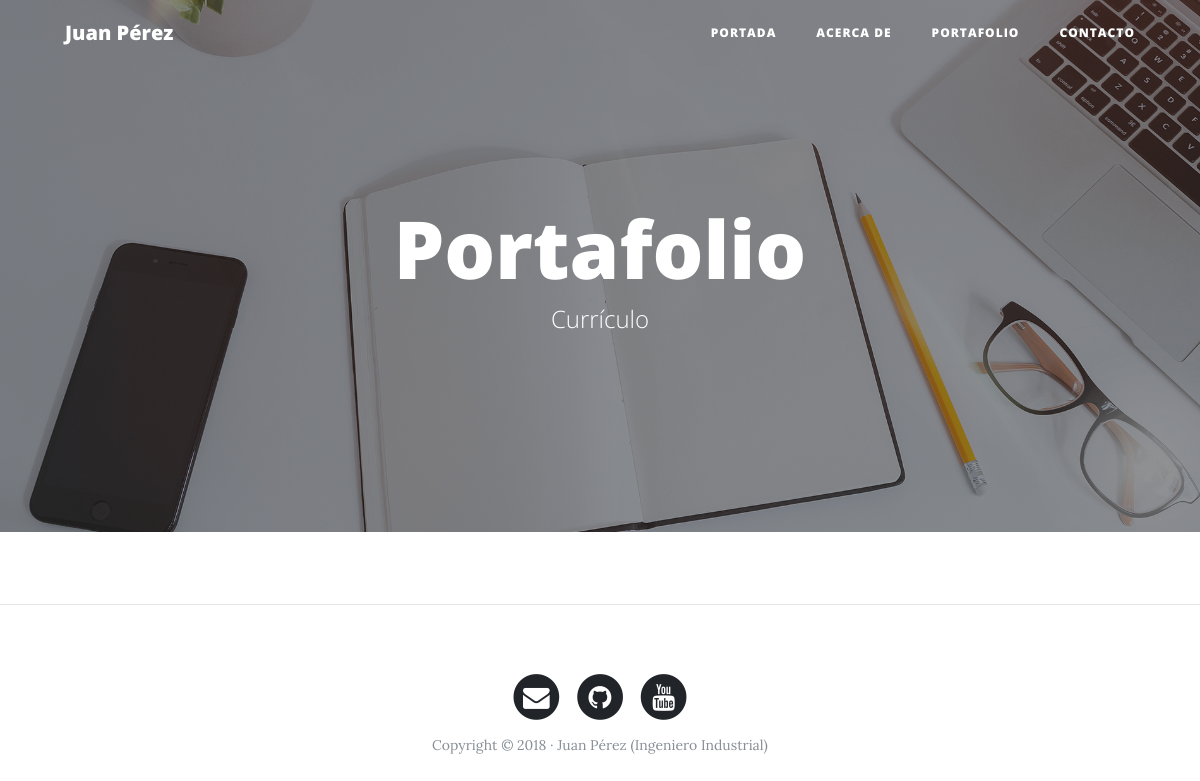
Page /portfolio/ on the earlier database version.
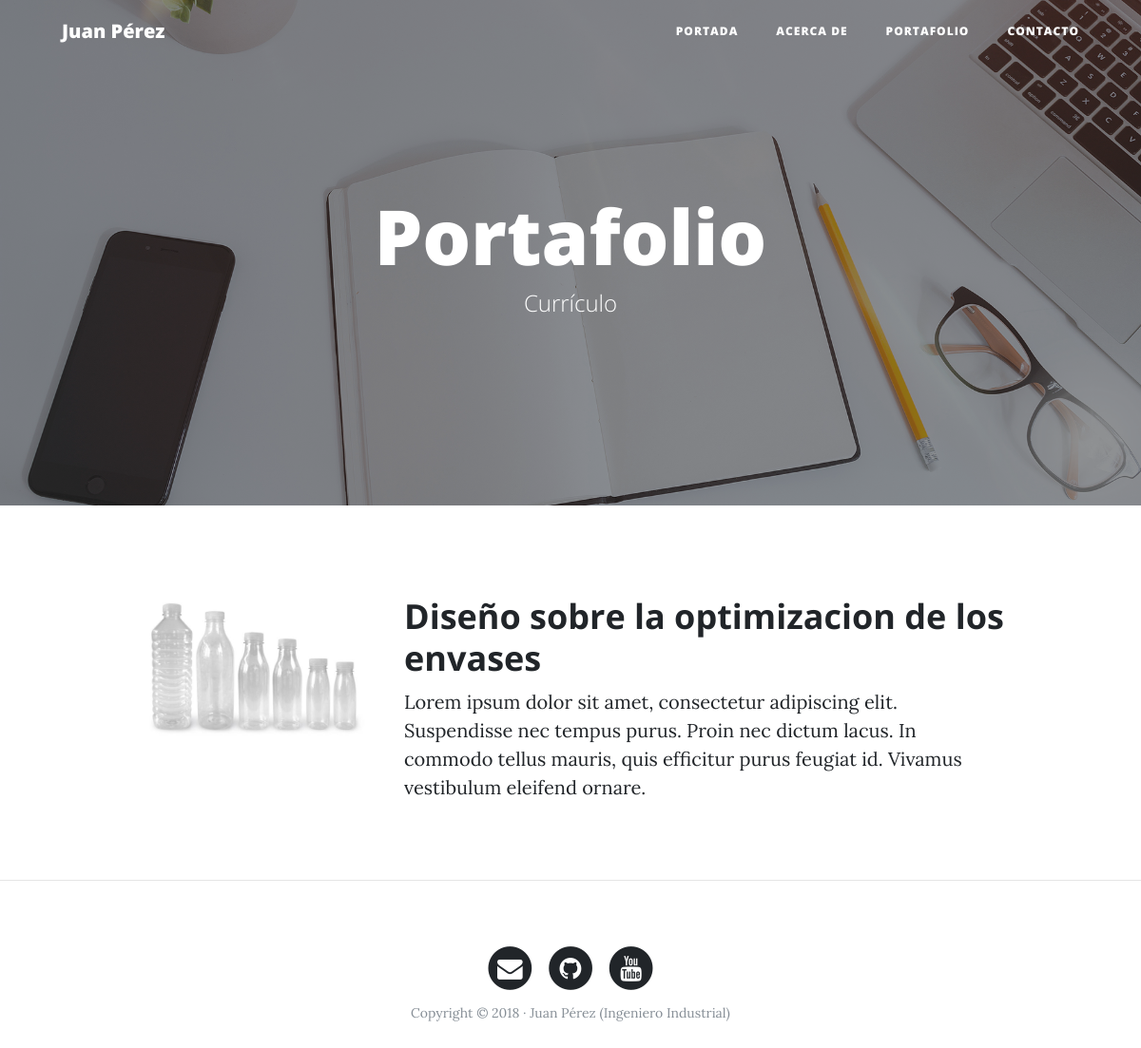
Same page on the later database version.
### portfolio/models.py (models this page shows, shortened)
class Project(models.Model):
    title = models.CharField(max_length=200, verbose_name="Titulo")
    description = models.TextField(verbose_name="Descripcion")
    image = models.ImageField(verbose_name="Imagen", upload_to = "projects")
    link = models.URLField(null=True, blank=True, verbose_name="Direccion Web")
    created = models.DateTimeField(auto_now_add =True, verbose_name="Fecha de creacion")
    updated = models.DateTimeField(auto_now=True, verbose_name="Fecha de edicion")
    class Meta:
        verbose_name = "Proyecto"
        verbose_name_plural = "proyectos"
        ordering = ["-created"] #reverso de la ordenacion

### portfolio/views.py (the view)
# urls.py: path('portfolio/',portfolio_views.portfolio, name="portfolio"),
def portfolio(request):
    projects = Project.objects.all()
    return render(request, "portfolio/portfolio.html",{'projects': projects})

### portfolio/templates/portfolio/portfolio.html (shortened to what this page needs)
{% extends 'core/base.html' %}
{% block background %}{% load static %}{% static 'core/img/portfolio-bg.jpg' %}{% endblock %}
{% block headers %}
<h1>Portafolio</h1>
<span class="subheading">Currículo</span>
{% endblock %}
{% block content %}
    {% for project in projects %}
        <div class="row project">
            <div class="col-lg-3 col-md-4 offset-lg-1">
                <img class="img-fluid" src="{{project.image.url}} " alt="">
            </div>
        <div class="col-lg-7 col-md-8">
                <h2 class="section-heading title">{{project.title}}</h2>
            <p>{{project.description}}</p>
            </div>
        </div>
    {% endfor %}
{% endblock content %}

Differences in the rows shown:
added Project: image (picture), title "Diseño sobre la optimizacion de los envases", description "Lorem ipsum dolor sit amet, consectetur adipiscing elit. Suspendisse nec tempus purus. Proin nec dictum lacus. In commodo tellus mauris, quis efficitur purus feugiat id. Vivamus vestibulum eleifend ornare."
